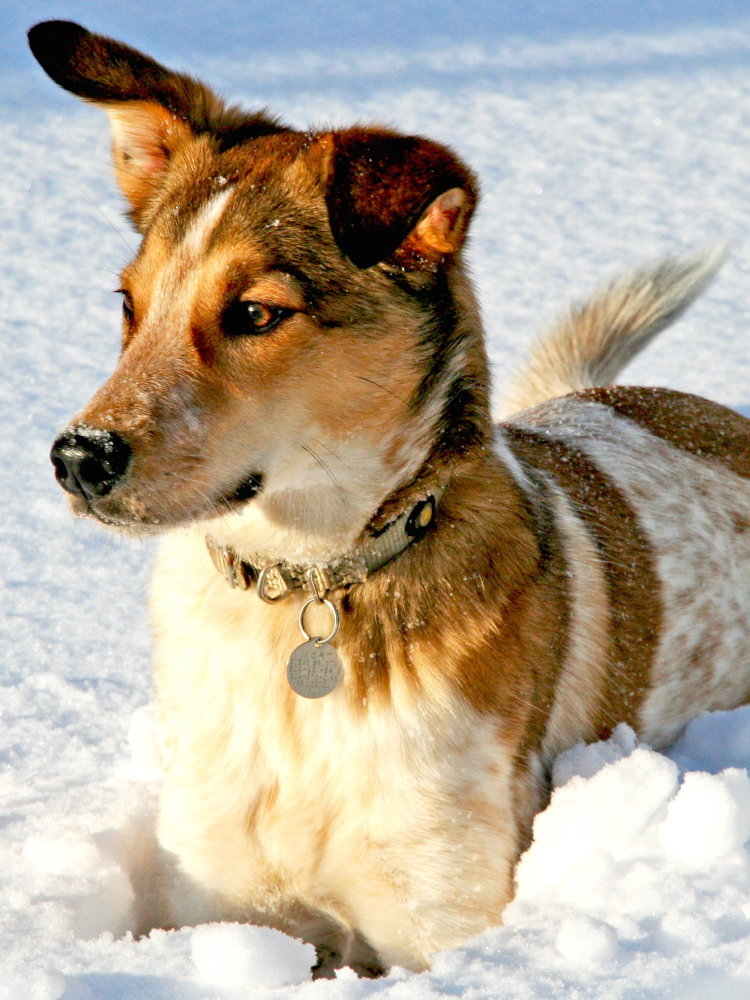
#> input picture dog.jpg, 1500 x 2000 px (shown at 1/2 size)
$ jupyter execute --allow-errors image_reconstruction_dct_hadamard.ipynb
#> lines starting #> are read from the running program, lines starting #| are printed output that depends on the picture
[cell 1]
from matplotlib.image import imread
import matplotlib.pyplot as plt
import numpy as np
import cv2
import sympy
import datetime

[cell 2]
import scipy.fftpack as spfft
from scipy.linalg import hadamard
from sklearn.linear_model import Lasso

[cell 3]
def idct2(x):
        return spfft.idct(spfft.idct(x.T, norm='ortho', axis=0).T, norm='ortho', axis=0)

alpha=1E-4
max_iter=1E3

[cell 4]
def make_noisy(frame, noise):
    if noise == 0.0:
        frame = frame
    else:
        try:
            0.0 <= noise < 1.0
        except ValueError:
            print(f"Value of noise has to be in range [0,1). Got noise={noise}")
        noisemask = np.random.choice(a=[False, True], size=frame.shape, p=[noise, 1.0-noise])
        frame = noisemask * frame
    return frame

[cell 5]
def squarify(image):
    org_height, org_width = image.shape
    new_dim = max(org_height, org_width)

    delta_h = new_dim - org_height
    delta_w = new_dim - org_width

    color = [0, 0, 0]
    top, bottom = delta_h//2, delta_h-(delta_h//2)
    left, right = delta_w//2, delta_w-(delta_w//2)
    square_image = cv2.copyMakeBorder(image, top, bottom, left, right, cv2.BORDER_CONSTANT,value=color)

    return square_image

[cell 6]
def reconstruct_frame_dct(frame, lasso):
    ny, nx = frame.shape
    A = np.kron(
        spfft.idct(np.identity(nx), norm='ortho', axis=0),
        spfft.idct(np.identity(ny), norm='ortho', axis=0)
        )

    flat_frame = frame.T.reshape(-1,1)
    idx_nonzero = np.where(flat_frame != 0)[0]

    # compressed sample
    b = flat_frame[idx_nonzero]
    # compression matrix @ transform matrix
    Ac = A[idx_nonzero,:]

    # LASSO optimization
    lasso.fit(Ac, b)

    # Reconstruct frame
    Xat = np.array(lasso.coef_).reshape(nx, ny).T # stack columns

    # Get the reconstructed frame
    Xa = idct2(Xat)

    return Xa

[cell 7]
def reconstruct_frame_hadamard(noisyframe, lasso):
    if noisyframe.shape[0] != noisyframe.shape[1]:
        noisyframe = squarify(noisyframe)

    ny, nx = noisyframe.shape
    A = hadamard(nx*ny)
    flat_frame = noisyframe.T.reshape(-1,1)

    idx_nonzero = np.where(flat_frame != 0)[0]

    # compressed sample
    b = flat_frame[idx_nonzero]
    # compression matrix @ transform matrix
    Ac = A[idx_nonzero,:]

    # LASSO optimization
    lasso.fit(Ac, b)

    # Reconstruct frame
    coeff = np.array(lasso.coef_)
    reconstructed_image = np.array(sympy.fwht(coeff)).astype(np.float32).reshape(width,height).T

    return reconstructed_image

[cell 8]
image = imread('../dog.jpg')
#> image is the input picture: shape (2000, 1500, 3); mean R, G, B 181.4, 169.5, 151.9
bw_image = np.mean(image, -1); # Convert RGB to grayscale
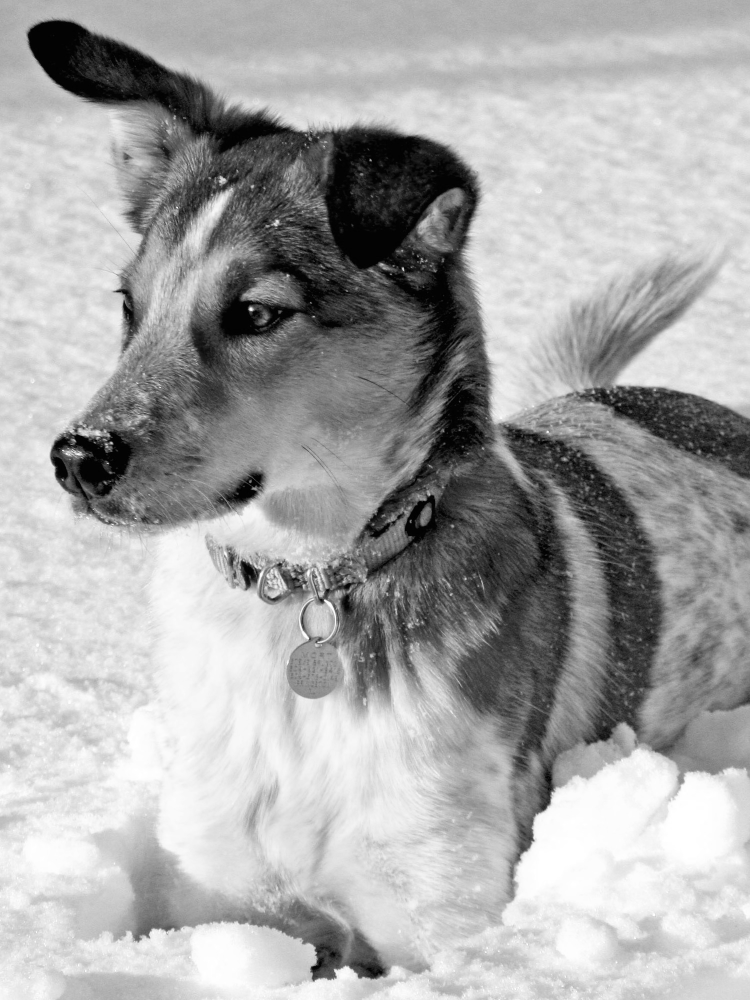
#> bw_image: shape (2000, 1500) float64 (shown at 1/2 size); min 0, max 255, mean 167.6

[cell 9]
plt.figure()
plt.imshow(bw_image,cmap='gray')
plt.axis('off')

[cell 10]
# [4 lines of commented-out code are left out]
square_image = bw_image

[cell 11]
height = 128
width = 128

resized_image = cv2.resize(square_image, (width, height), interpolation=cv2.INTER_AREA)
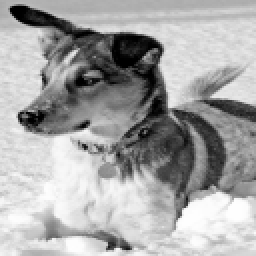
#> resized_image: shape (128, 128) float64 (shown 2 times larger); min 2.96, max 255, mean 167.6; drawn with min black and max white
plt.figure()
plt.imshow(resized_image,cmap='gray')
plt.axis('off')

[cell 12]
noise = 0.4

noisyframe = make_noisy(resized_image, noise)
#> in make_noisy, `frame = noisemask * frame`:
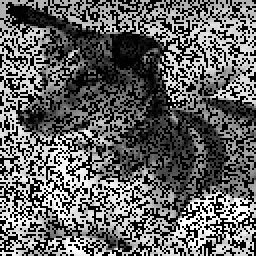
#> frame: shape (128, 128) float64 (shown 2 times larger); min 0, max 255, mean 99.5; drawn with min black and max white
plt.figure()
plt.imshow(noisyframe,cmap='gray')
plt.axis('off')

[cell 13]
# Reconstruction using DCT
start = datetime.datetime.now()
lasso = Lasso(alpha=alpha, max_iter=int(max_iter), warm_start=True, selection="random")


plt.figure()
#> (the rest of this cell did not finish here and is left out)

#> in reconstruct_frame_dct, `flat_frame = frame.T.reshape(-1,1)`: flat_frame = 16384 values, max 255 at index 14955, min 0 at index 9, mean 99.51
#> in reconstruct_frame_dct, `idx_nonzero = np.where(flat_frame != 0)[0]`: idx_nonzero = 9722 values from 0 to 16374
#> in reconstruct_frame_dct, `b = flat_frame[idx_nonzero]`: b = 9722 values, max 255 at index 8835, min 2.96 at index 4489, mean 167.7
plt.axis('off')
end = datetime.datetime.now()
runtime = end - start
print(f"Time elapsed: {runtime}")

[cell 14]
# Reconstruction using Hadamard
start = datetime.datetime.now()
lasso = Lasso(alpha=alpha, max_iter=int(max_iter), warm_start=True, selection="random")

plt.figure()
#> (the rest of this cell did not finish here and is left out)
